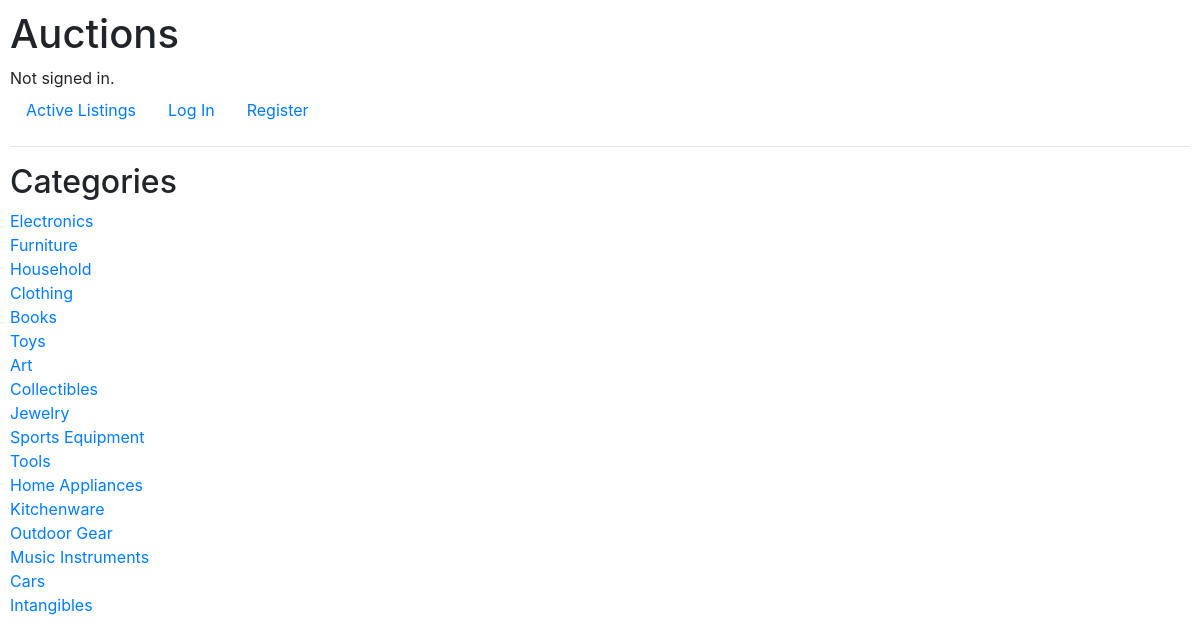
The page /categories on the database its author committed.
### auctions/models.py (models this page shows, shortened)
class Category(models.Model):
    name = models.CharField(max_length=128)

### auctions/views.py (the view)
# urls.py: path("categories", views.categories, name="categories"),
def categories(request): # simple get request to render a queryset of all instances of Category table
    return render(request, "auctions/categories.html", {"categories": Category.objects.all()})

### auctions/context_processors.py (called while the page is built)
def watchlist_item_count(request):
    if request.user.is_authenticated:
        count = Listings.objects.filter(watchlist_status=True).count()
    else:
        count = 0
    return {
        'watchlist_item_count': count
    }

### auctions/templates/auctions/categories.html
{% extends "auctions/layout.html" %}
{% block body %}
    <h2>Categories</h2>
    {% for category in categories %}
        <ul class="nav">
            <li>
                <a href="{% url 'listings_by_category' category.id %}">
                    {{ category.name }}
                </a>
            </li>
        </ul>
    {% endfor %}
{% endblock %}

### auctions/static/auctions/styles.css (style rules this page uses)
body { padding: 10px; }

### rows shown on the page
Category: name "Electronics"
Category: name "Furniture"
Category: name "Household"
Category: name "Clothing"
Category: name "Books"
Category: name "Toys"
Category: name "Art"
Category: name "Collectibles"
Category: name "Jewelry"
Category: name "Sports Equipment"
Category: name "Tools"
Category: name "Home Appliances"
Category: name "Kitchenware"
Category: name "Outdoor Gear"
Category: name "Music Instruments"
Category: name "Cars"
Category: name "Intangibles"
